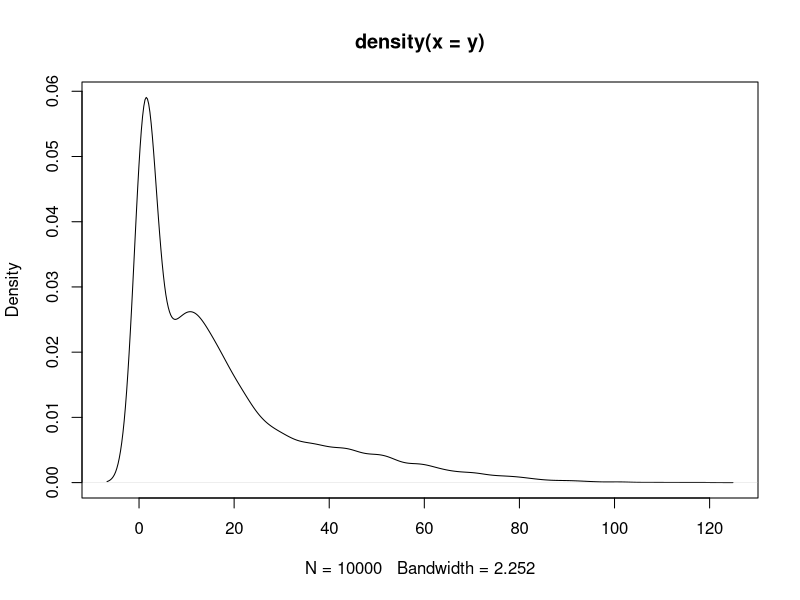

Generate this figure with R: (Note: this script raises an error after producing the figure.)
library(magrittr)
library(VGAM)


# k-Mixture Rayleigh Model
k = 3

# Data Generation
n = 10000
pi.TRUE = c(0.3, 0.4, 0.3)
sigma.TRUE = c(1, 10, 30)

set.seed(1)
z.TRUE = sample(1:k, size = n, replace = T, prob = pi.TRUE)
y = sapply(z.TRUE, function(z) rrayleigh(1, sigma.TRUE[z]))

plot(density(y))


##################################################


# EM Algorithm

# (1) Set initial values (by k-means)
set.seed(1)
cluster.kmeans = kmeans(y, centers = k)
init = list(pi = as.numeric(table(cluster.kmeans$cluster)/n)[order(cluster.kmeans$centers[,1])],
            sigma = as.numeric(sort(cluster.kmeans$centers[,1]*sqrt(2/pi))))

# (2) Algorithm
mixture_rayleigh = function(y, init, tol = 1e-05, max.iter = 1000) {
  n = length(y)
  k = length(init$pi)
  
  # E-step
  newpi    = init$pi
  newsigma = init$sigma
  
  # M-step
  pi = numeric(k)
  sigma = numeric(k)
  
  iter = 0
  
  while ((any(abs(sigma - newsigma)/abs(sigma) > tol) | any(abs(pi - newpi)/abs(pi) > tol)) & (iter<max.iter)) {
    # E-step
    pi = newpi
    sigma = newsigma
    w = t(replicate(n, pi)) * outer(y, sigma, drayleigh) / replicate(k, rowSums(t(replicate(n, pi)) * outer(y, sigma, drayleigh)))
    # M-step
    newpi = colSums(w)/n
    newsigma = sqrt(colSums(w*y^2)/2/colSums(w))
    
    iter = iter + 1

    cat('Iteration: ', iter, '\n')
  }
  
  # log likelihood
  w = t(replicate(n, newpi)) * outer(y, newsigma, drayleigh) / replicate(k, rowSums(t(replicate(n, newpi)) * outer(y, newsigma, drayleigh)))
  v = log(t(replicate(n, newpi)) * outer(y, newsigma, drayleigh))
  loglik = sum(w * log(t(replicate(n, newpi)) * outer(y, newsigma, drayleigh)))
  
  return(list(n = n, k = k, iter = iter, loglikelihood = loglik, init = init, pi = newpi, sigma = newsigma))
}

# (3) Execute iteration
mixture_rayleigh(y, init, max.iter = 30)
result$loglikelihood
v = result$v
w = result$w
product = w * v
sum(product[,1], na.rm = T)
sum(product[,1], na.rm = T) + sum(product[,2], na.rm = T)
output = cbind(v, w, n, )
# Tried k = 2, 
x1 = c(rep(1, 900)) %>% as.numeric()
x2 = c(rep(2, 900)) %>% as.numeric()
x3 = data.frame(x1, x2)
sum(x3[1]) + sum(x3[2])


# ------------------------------ Generate output--------------------------------#
# k = 2, n = 10000
k = 2
n = 10000
pi.TRUE = c(0.3, 0.7)
sigma.TRUE = c(1, 10)
set.seed(1)
z.TRUE = sample(1:k, size = n, replace = T, prob = pi.TRUE)
y = sapply(z.TRUE, function(z) rrayleigh(1, sigma.TRUE[z]))
plot(density(y))
cluster.kmeans = kmeans(y, centers = k)
init = list(pi = as.numeric(table(cluster.kmeans$cluster)/n)[order(cluster.kmeans$centers[,1])],
            sigma = as.numeric(sort(cluster.kmeans$centers[,1]*sqrt(2/pi))))
result1 = unlist(mixture_rayleigh(y, init, max.iter = 30))

#-------------k = 2, n = 10000--------------#
k = 2
n = 10000
pi.TRUE = c(0.3, 0.7)
sigma.TRUE = c(1, 10)
set.seed(1)
z.TRUE = sample(1:k, size = n, replace = T, prob = pi.TRUE)
y = sapply(z.TRUE, function(z) rrayleigh(1, sigma.TRUE[z]))
plot(density(y))
cluster.kmeans = kmeans(y, centers = k)
init = list(pi = as.numeric(table(cluster.kmeans$cluster)/n)[order(cluster.kmeans$centers[,1])],
            sigma = as.numeric(sort(cluster.kmeans$centers[,1]*sqrt(2/pi))))
result1 = unlist(mixture_rayleigh(y, init, max.iter = 15))
result2 = unlist(mixture_rayleigh(y, init, max.iter = 50))

#-------------k = 2, n = 1000--------------#
k = 2
n = 1000
pi.TRUE = c(0.3, 0.7)
sigma.TRUE = c(1, 10)
set.seed(1)
z.TRUE = sample(1:k, size = n, replace = T, prob = pi.TRUE)
y = sapply(z.TRUE, function(z) rrayleigh(1, sigma.TRUE[z]))
plot(density(y))
cluster.kmeans = kmeans(y, centers = k)
init = list(pi = as.numeric(table(cluster.kmeans$cluster)/n)[order(cluster.kmeans$centers[,1])],
            sigma = as.numeric(sort(cluster.kmeans$centers[,1]*sqrt(2/pi))))
result3 = unlist(mixture_rayleigh(y, init, max.iter = 15))
result4 = unlist(mixture_rayleigh(y, init, max.iter = 50))
result5 = unlist(mixture_rayleigh(y, init, max.iter = 5000))

#-------------k = 3, n = 10000--------------#
k = 3
n = 10000
pi.TRUE = c(0.3, 0.4, 0.3)
sigma.TRUE = c(1, 10, 20)
set.seed(1)
z.TRUE = sample(1:k, size = n, replace = T, prob = pi.TRUE)
y = sapply(z.TRUE, function(z) rrayleigh(1, sigma.TRUE[z]))
plot(density(y))
cluster.kmeans = kmeans(y, centers = k)
init = list(pi = as.numeric(table(cluster.kmeans$cluster)/n)[order(cluster.kmeans$centers[,1])],
            sigma = as.numeric(sort(cluster.kmeans$centers[,1]*sqrt(2/pi))))
result6 = unlist(mixture_rayleigh(y, init, max.iter = 15))
result7 = unlist(mixture_rayleigh(y, init, max.iter = 50))
result8 = unlist(mixture_rayleigh(y, init, max.iter = 5000))

#-------------k = 3, n = 1000 --------------#
n = 1000
result9 = unlist(mixture_rayleigh(y, init, max.iter = 15))
result10 = unlist(mixture_rayleigh(y, init, max.iter = 50))
result11 = unlist(mixture_rayleigh(y, init, max.iter = 5000))

k2 = rbind(result1, result2, result3, result4, result5)
k3 = rbind(result6, result7, result8, result9, result10, result11)

#------------if we remove NaN---------------#
mixture_rayleigh = function(y, init, tol = 1e-05, max.iter = 1000) {
  n = length(y)
  k = length(init$pi)
  
  # E-step
  newpi    = init$pi
  newsigma = init$sigma
  
  # M-step
  pi = numeric(k)
  sigma = numeric(k)
  
  iter = 0
  
  while ((any(abs(sigma - newsigma)/abs(sigma) > tol) | any(abs(pi - newpi)/abs(pi) > tol)) & (iter<max.iter)) {
    # E-step
    pi = newpi
    sigma = newsigma
    w = t(replicate(n, pi)) * outer(y, sigma, drayleigh) / replicate(k, rowSums(t(replicate(n, pi)) * outer(y, sigma, drayleigh)))
    # M-step
    newpi = colSums(w)/n
    newsigma = sqrt(colSums(w*y^2)/2/colSums(w))
    
    iter = iter + 1
    
    cat('Iteration: ', iter, '\n')
  }
  
  # log likelihood
  w = t(replicate(n, newpi)) * outer(y, newsigma, drayleigh) / replicate(k, rowSums(t(replicate(n, newpi)) * outer(y, newsigma, drayleigh)))
  v = log(t(replicate(n, newpi)) * outer(y, newsigma, drayleigh))
  loglik = sum(w * log(t(replicate(n, newpi)) * outer(y, newsigma, drayleigh)), na.rm = T)
  
  return(list(n = n, k = k, iter = iter, loglikelihood = loglik, init = init, pi = newpi, sigma = newsigma))
}

# k = 2, n = 10000
k = 2
n = 10000
pi.TRUE = c(0.3, 0.7)
sigma.TRUE = c(1, 10)
set.seed(1)
z.TRUE = sample(1:k, size = n, replace = T, prob = pi.TRUE)
y = sapply(z.TRUE, function(z) rrayleigh(1, sigma.TRUE[z]))
plot(density(y))
cluster.kmeans = kmeans(y, centers = k)
init = list(pi = as.numeric(table(cluster.kmeans$cluster)/n)[order(cluster.kmeans$centers[,1])],
            sigma = as.numeric(sort(cluster.kmeans$centers[,1]*sqrt(2/pi))))
result12 = unlist(mixture_rayleigh(y, init, max.iter = 30))
result13 = unlist(mixture_rayleigh(y, init, max.iter = 50))

#-------------k = 2, n = 1000--------------#
k = 2
n = 1000
pi.TRUE = c(0.3, 0.7)
sigma.TRUE = c(1, 10)
set.seed(1)
z.TRUE = sample(1:k, size = n, replace = T, prob = pi.TRUE)
y = sapply(z.TRUE, function(z) rrayleigh(1, sigma.TRUE[z]))
plot(density(y))
cluster.kmeans = kmeans(y, centers = k)
init = list(pi = as.numeric(table(cluster.kmeans$cluster)/n)[order(cluster.kmeans$centers[,1])],
            sigma = as.numeric(sort(cluster.kmeans$centers[,1]*sqrt(2/pi))))
result14 = unlist(mixture_rayleigh(y, init, max.iter = 15))
result15 = unlist(mixture_rayleigh(y, init, max.iter = 50))
result16 = unlist(mixture_rayleigh(y, init, max.iter = 5000))

#-------------k = 3, n = 10000--------------#
k = 3
n = 10000
pi.TRUE = c(0.3, 0.4, 0.3)
sigma.TRUE = c(1, 10, 20)
set.seed(1)
z.TRUE = sample(1:k, size = n, replace = T, prob = pi.TRUE)
y = sapply(z.TRUE, function(z) rrayleigh(1, sigma.TRUE[z]))
plot(density(y))
cluster.kmeans = kmeans(y, centers = k)
init = list(pi = as.numeric(table(cluster.kmeans$cluster)/n)[order(cluster.kmeans$centers[,1])],
            sigma = as.numeric(sort(cluster.kmeans$centers[,1]*sqrt(2/pi))))
result17 = unlist(mixture_rayleigh(y, init, max.iter = 15))
result18 = unlist(mixture_rayleigh(y, init, max.iter = 50))
result19 = unlist(mixture_rayleigh(y, init, max.iter = 5000))

#-------------k = 3, n = 1000 --------------#
n = 1000
result20 = unlist(mixture_rayleigh(y, init, max.iter = 15))
result21 = unlist(mixture_rayleigh(y, init, max.iter = 50))
result22 = unlist(mixture_rayleigh(y, init, max.iter = 5000))

k2_removena = rbind(result12, result13, result14, result15, result16)
k3_removena = rbind(result17, result18, result19, result20, result21, result22)

library(openxlsx)
write.xlsx(k2, file = "rayleighk2.xlsx")
write.xlsx(k3, file = "rayleighk3.xlsx")
write.xlsx(k2_removena, file = "rayleighk2rm.xlsx")
write.xlsx(k3_removena, file = "rayleighk3rm.xlsx")
